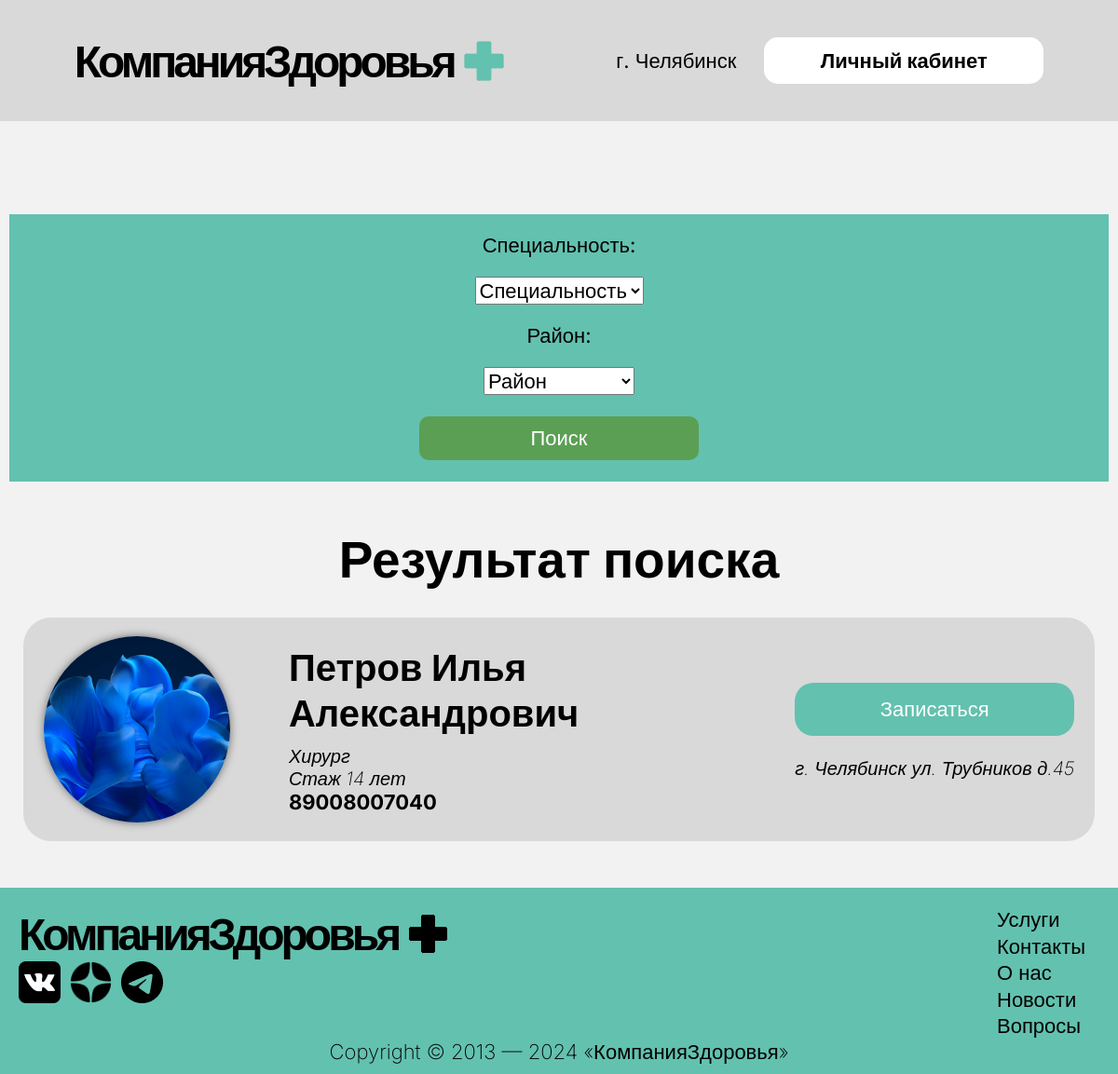
Page /appointments/ on the earlier database version.
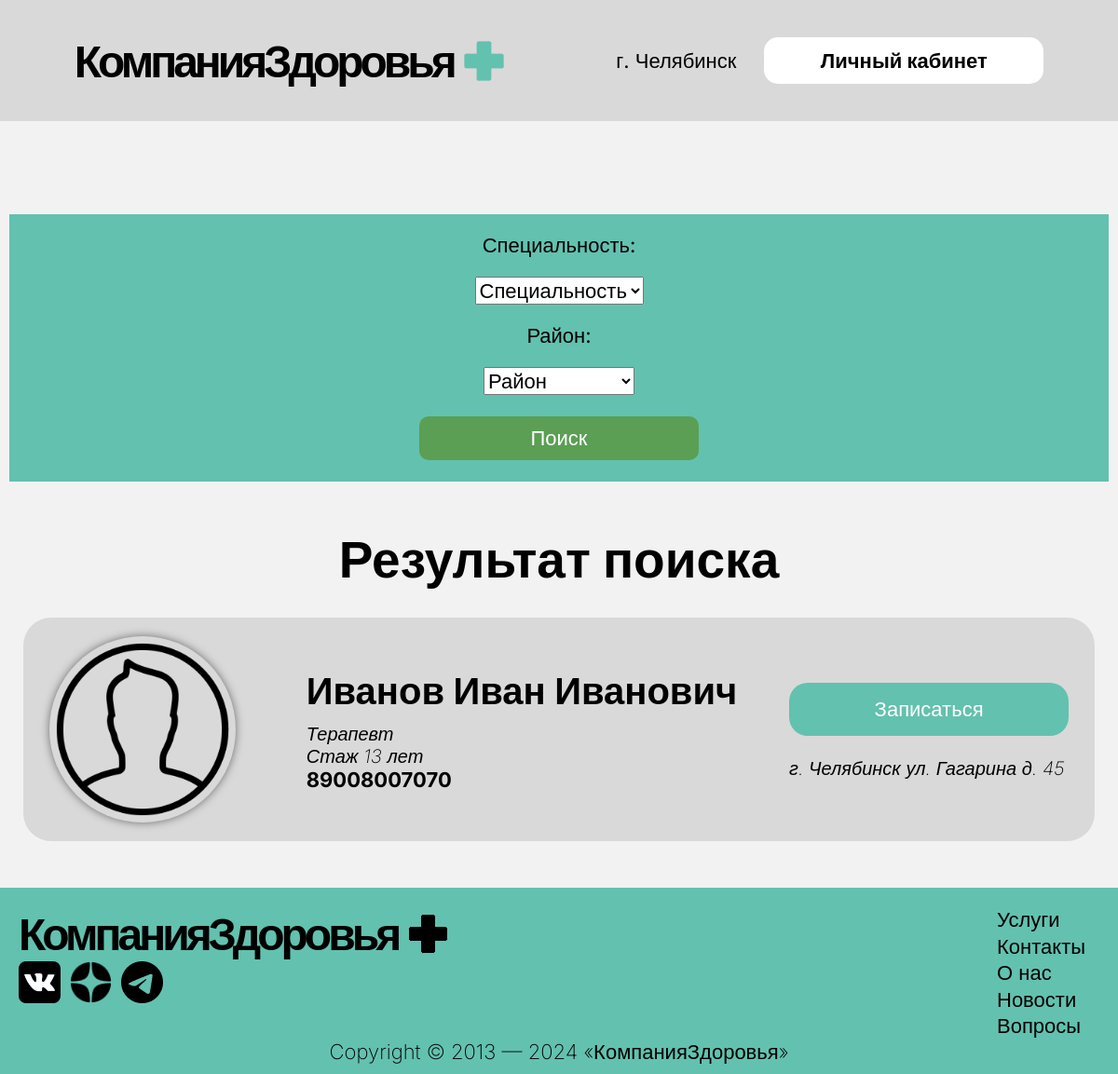
Same page on the later database version.
### main/models.py (models this page shows, shortened)
class Doctor(models.Model):
    GENDER_CHOICES = [
        ('M', 'Мужчина'),
        ('F', 'Женщина'),
    ]
    fio = models.CharField('ФИО', max_length=100)
    phone = models.CharField('Номер', max_length=11)
    email = models.CharField('Почта', max_length=100)
    profession = models.CharField('Специальность', max_length=65)
    experience = models.IntegerField('Стаж')
    room = models.CharField('Кабинет', max_length=50)
    area = models.CharField('Район работы', max_length=100)
    adress = models.CharField('Адрес кабинета', max_length=120)
    image = models.ImageField('Изображение профиля', null=True, blank=True, upload_to='images/')
    password = models.CharField('Пароль', max_length=120)
    gender = models.CharField('Пол', max_length=1, choices=GENDER_CHOICES, default='M')

### main/views.py (the view, shortened to what this page needs)
# urls.py: path('appointments/', views.appointments_view, name='appointments'),
def appointments_view(request):
    professions = ['Терапевт', 'Хирург', 'Педиатр', 'Офтальмолог']
    districts = ['Центральный', 'Ленинский', 'Советский', 'Калининский']
    patient_id = request.session.get('patient_id')
    doctor_id = request.session.get('doctor_id')
    patient = None
    doctor = None
    if patient_id:
        try:
            patient = Patient.objects.get(id=patient_id)
        except Patient.DoesNotExist:
            patient = None
    if doctor_id:
        try:
            doctor = Doctor.objects.get(id=doctor_id)
        except Doctor.DoesNotExist:
            doctor = None
    search_results = None
    profession = ''
    area = ''
    if profession == '' and area == '':
        search_results = Doctor.objects.all()
    return render(request, 'main/appointments.html', {
        'search_results': search_results,
        'profession': profession,
        'district': area,
        'patient': patient,
        'doctor': doctor,
        'professions': professions,
        'districts': districts
    })

### main/templates/main/appointments.html (shortened to what this page needs)
<!DOCTYPE html>
<html lang="ru">
<head>
    {% load static %}
    <link rel="stylesheet" href="{% static '/css/main.css' %}">
</head>
<body>
    {% include 'main/header.html' %}
    <main>
        <div class="sub-header">
            <form action="{% url 'appointments' %}" method="post">
                <label for="profession">Специальность:</label>
                <select name="profession" id="profession">
                    <option value="">Специальность</option>
                </select>
                <label for="district">Район:</label>
                <select name="district" id="district">
                    <option value="">Район</option>
                </select>
                <button id="record-button" type="submit">Поиск</button>
            </form>
        </div>
        <div class="result-search">
            <h1>Результат поиска</h1>
            {% if search_results %}
                {% for doctor in search_results %}
                    <div class="one-post-search">
                        <img src="{% if doctor.image %}{{ doctor.image.url }}{% else %}{% static '/img/defalt.png' %}{% endif %}" alt="img-search">
                        <div class="information-search">
                            <h1>{{ doctor.fio }}</h1>
                            <p>{{ doctor.profession }}</p>
                            <p>Стаж {{ doctor.experience }} лет</p>
                            <h3>{{ doctor.phone }}</h3>
                        </div>
                        <div class="other">
                            <form action="{% url 'make_appointment' doctor.id %}" method="post">
                                <button type="submit" class="search-button">Записаться</button>
                            </form>
                            <p>{{ doctor.adress }}</p>
                        </div>
                    </div>
                {% endfor %}
            {% else %}
                <p>По вашему запросу ничего не найдено.</p>
            {% endif %}
        </div>
    </main>
    {% include 'main/footer.html' %}
</body>
</html>

### main/templates/main/header.html (shortened to what this page needs)
{% load static %}
<header>
    <a href="{% url 'index' %}">
        <div class="logo">
            <div class="text-logo">
                <h1>КомпанияЗдоровья</h1>
            </div>
            <img src="{% static 'img/logo.png' %}" alt="logo site">
        </div>
    </a>
    <div class="left-item">
        <div class="city-index">
            <span>г. Челябинск</span>
        </div>
        {% if request.resolver_match.view_name != 'login' and request.resolver_match.view_name != 'register' and request.resolver_match.view_name != 'profile' and request.resolver_match.view_name != 'editProfile' and request.resolver_match.view_name != 'make_appointment'%}
            {% if patient %}
                <a href="{% url 'profile' %}">
                    <div class="profile">
                        <p>{{ patient.fio }}</p>
                        <img src="{% if patient.image %}{{ patient.image.url }}{% else %}{% static 'img/defalt.png' %}{% endif %}"
                             alt="image-profile">
                    </div>
                </a>
            {% else %}
                <a href="{% url 'login' %}">
                    <button>Личный кабинет</button>
                </a>
            {% endif %}
        {% endif %}
    </div>
</header>

### main/templates/main/footer.html
{% load static %}
<footer>
    <div class="main-block-footer">
        <div class="footer-logo">
            <a href="{% url 'index' %}">
                <div class="logo">
                    <h1>КомпанияЗдоровья</h1>
                    <img src="{% static 'img/logo-black.png' %}" alt="logo site">
                </div>
            </a>
            <div class="socials">
                <img src="{% static 'img/vk.png' %}" alt="vk">
                <img src="{% static 'img/dzen.png' %}" alt="dzen">
                <img src="{% static 'img/tg.png' %}" alt="tg">
            </div>
        </div>
        <div class="footer-menu">
            <ul>
                <a href="{% url 'ourServices' %}"><li>Услуги</li></a>
                <a href="{% url 'contacts' %}"><li>Контакты</li></a>
                <a href="{% url 'aboutUs' %}"><li>О нас</li></a>
                <a href="{% url 'news' %}"><li>Новости</li></a>
                <a href="{% url 'questions' %}"><li>Вопросы</li></a>
            </ul>
        </div>
    </div>
    <div class="copyright">
        <p>Copyright © 2013 — 2024 «КомпанияЗдоровья»</p>
    </div>
</footer>

### static/css/main.css (style rules this page uses)
* { margin: 0; padding: 0; font-family: "Inter", sans-serif; font-size: 22px; }
ul { margin-left: 40px; }
a { text-decoration: none; color: black; }
main { background-color: #F2F2F2; padding: 50px 10px; }
button { border: none; border-radius: 10px; padding: 8px 15px; margin: 3px 0; color: white; min-width: 300px; }
header { background-color: #D9D9D9; height: 90px; display: flex; align-items: center; justify-content: space-around; padding: 20px; }
header h1, footer h1 { font-size: 48px; font-weight: 700; letter-spacing: -4px; }
header .logo, header .left-item, footer .footer-menu, footer .logo, footer .socials { display: flex; align-items: center; gap: 30px; }
header .logo img, footer .logo img, footer .socials img { width: 45px; height: 45px; margin-left: -20px; }
header button { display: block; width: 300px; height: 50px; text-align: center; font-weight: bold; background-color: white; border-radius: 15px; border: none; color: black; }
footer { background-color: #63C1AF; padding: 20px 20px 10px 20px; }
footer .main-block-footer { display: flex; justify-content: space-between; }
footer .socials { margin-left: 20px; }
footer .footer-menu { text-align: left; width: 150px; }
footer .footer-menu ul { list-style-type: none; line-height: 1.3rem; }
footer .copyright { text-align: center; font-size: 20px; font-weight: 200; }
.sub-header { background-color: #63C1AF; display: flex; align-items: center; justify-content: space-around; margin: 50px 0; padding: 20px; }
form { text-align: center; display: flex; flex-direction: column; align-items: center; width: 100%; gap: 20px; }
form button { padding: 10px 15px; background-color: #5B9F54; border: none; border-radius: 10px; color: white; text-align: center; }
.records-blocks h1, .about-servies-block h1, .ask-question-block h1, .result-search h1 { font-size: 55px; font-weight: bold; color: black; text-align: center; margin-bottom: 30px; }
.record-block img, .result-search img { width: 200px; height: 200px; object-fit: cover; box-shadow: 0px 0px 10px rgba(0,0,0,0.5); border-radius: 50%; margin-right: 20px; }
main .one-post-search { max-width: 1500px; margin: 20px auto; background-color: #D9D9D9; border-radius: 30px; padding: 20px; display: flex; justify-content: space-around; align-items: center; gap: 40px; }
.one-post-search h1 { font-size: 40px; text-align: left; margin-bottom: 10px; }
.one-post-search p { font-size: 20px; font-style: italic; font-weight: 200; }
.one-post-search .information-search { max-width: 500px; }
.one-post-search .other { display: flex; flex-direction: column; gap: 20px; }
.other .search-button { border: none; border-radius: 20px; padding: 15px 20px; background-color: #63C1AF; color: white; }
@media screen and (max-width: 1240px) { .sub-header { display: block; text-align: center; padding: 20px; } }
@media screen and (max-width: 1240px) { .record-block, .one-post-search { margin: 0 15px !important; } }

Differences in the rows shown:
changed Doctor: image: picture removed, a placeholder shows; fio "Петров Илья Александрович" → "Иванов Иван Иванович"; profession "Хирург" → "Терапевт"; experience "14" → "13"; phone "89008007040" → "89008007070"; adress "г. Челябинск ул. Трубников д.45" → "г. Челябинск ул. Гагарина д. 45"
